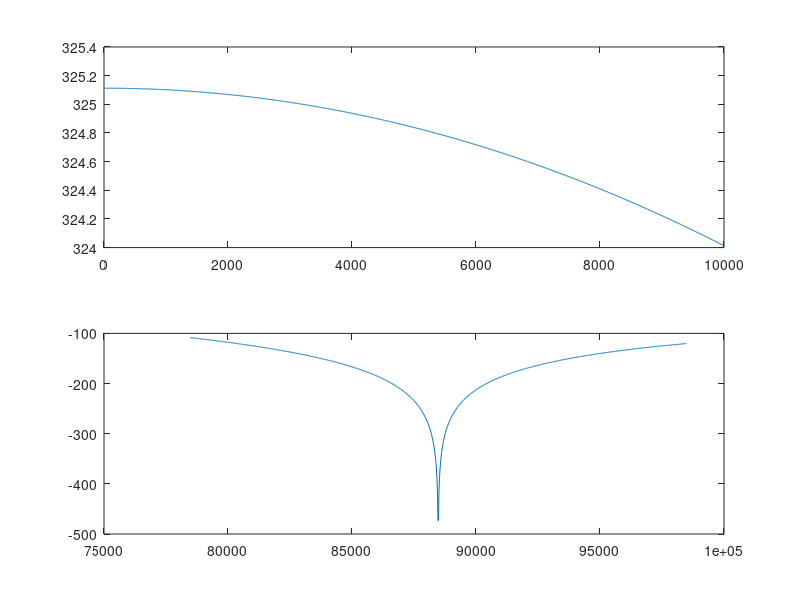
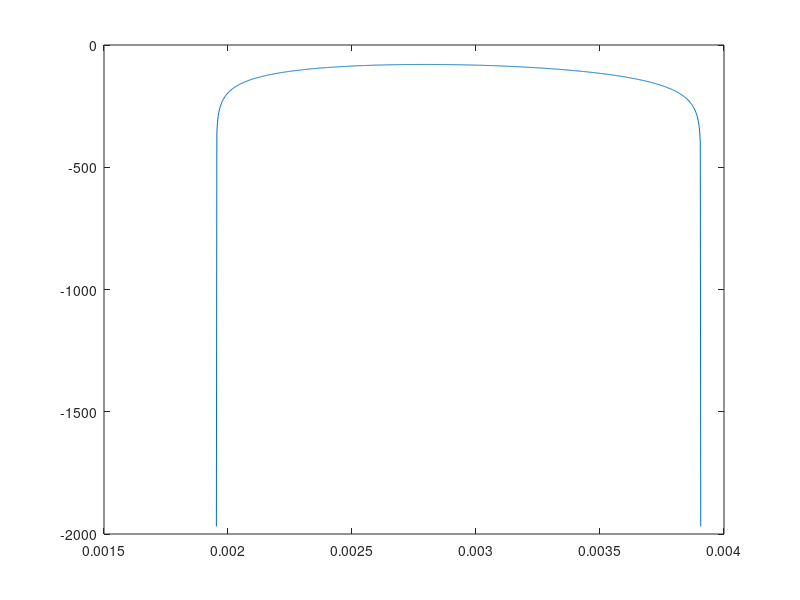

Reproduce these figures in MATLAB, in order. (Note: this script raises an error after producing the figures.)
close all;
clear;
%%%%%% CIC parametros %%%%%%
M=1;%retardo antes de restar(en el comb)
N=6;%etapas CIC
R=512;%decimacion
fs=90.6e6/2;%4096*10e3;%frec sampling
%frec salida 160e3
fp=10e3/fs;%frec corte normalizada a fs; en este caso fs=4096*20e3, fp=20e3
fo=1/R;%centro primer zona de alias normalizada a fs (es el M-esimo cero)
f1=1/(M*R);%primer cero
Fs = fs; % frec sampling
Bin=1; %bits entrada
Bout=16; %bits salida recortado

Fo = 0.99*R*fp; % frecuencia de corte normalizada a fs/R

%%%%%%% fir2 parametros %%%%%%
B = 16; % Cantidad bits coeficientes
L = 255; % Orden filtro
Window=kaiser(L+1,9); %ventana usada en el filtro fir
%con estos parametros atenua 87dB a partir de 22.2KHz
%otras ventanas: chebwin(L+1,90)

%% Graficos(comentar si molestan)
F=linspace(0,fp,1000);
Hmax=N*20*log(M*R)/log(10);
H=N*10*log((sin(pi*F*M*R)./sin(pi*F)).^2)/log(10);
figure(1);
subplot(2,1,1), plot(fs*F,H) %banda paso
Fa=linspace(fo-fp,fo+fp,1000);
Ha=N*10*log((sin(pi*Fa*M*R)./sin(pi*Fa)).^2)/log(10)-Hmax;
subplot(2,1,2), plot(fs*Fa,Ha) %primer zona alias, relativa a ganancia banda paso
F2=linspace(f1,2*f1,1000);
H2=N*10*log((sin(pi*F2*M*R)./sin(pi*F2)).^2)/log(10)-Hmax;
figure(2);
plot(F2,H2)%segundo lobulo, relativo a ganancia banda paso

%% calculo del alias
Fali=fo-fp;
Hali=(sin(pi*Fali*M*R)./(sin(pi*Fali))).^N;
PrimerAlias= 10*log(Hali^2)/log(10)-Hmax

%% atenuacion minima en banda atenuaci�n
fat=3/2*f1;
Hmin=(sin(pi*fat*M*R)./(sin(pi*fat))).^N;
Atmin= 10*log(Hmin^2)/log(10)-Hmax

%% Atenuacion m�xima banda paso(la recompone el fir)
Hfp=(sin(pi*fp*M*R)./(sin(pi*fp))).^N;
Atmax= 10*log(Hfp^2)/log(10)-Hmax

%% Recorte de bits por etapa en el filtro CIC
Bgr=ceil(N*log(R*M)/log(2)); %crecimiento bits (bits growth)
Bt=Bin+Bgr-Bout; %total de bits a descartar
sigma_t=sqrt(2^(2*Bt)/12); %ruido de cuantizaci�n si se los sacara todos los bits
%al final

F=zeros(1,2*N);
% Calculo de los Fj
for j=N+1:1:2*N %para 2*N-j+1 combs y ningun integrador
    h_sub_j=zeros(1,2*N+1-j+1+1);
    for k=0:(2*N+1-j)
        h_sub_j(k+1)=(-1)^k*nchoosek(2*N+1-j,k);
    end
    F(j)=sqrt(sum(h_sub_j.^2));
end

for j = N:-1:1  %para N-j+1 integradores y N combs
    h_sub_j=zeros(1,(R*M-1)*N + j -1+1);
    for k = 0:(R*M-1)*N + j -1
        for m = 0:floor(k/(R*M)) % Use "m" for loop variable
            Change_to_Result = (-1)^m*nchoosek(N, m)*nchoosek(N-j+k-R*M*m,k-R*M*m);
            h_sub_j(k+1) =  h_sub_j(k+1) + Change_to_Result;
        end % End "m" loop
    end % End "k" loop
    F(j) = sqrt(sum(h_sub_j.^2));
end % End "j" loop
%en los h_sub_j quedo el caso n=1, o sea los coeficientes del filtro

% cantidad de bits a descartar en cada etapa
B_descartar= [floor((-log(F)+log(sigma_t)+log(6/N)/2)/log(2)) Bt];
%el �ltimo es el total a descartar
B_descartar(B_descartar<0)=0;
B_descartar(1)=0;%descartar en el primer integrador produce un error enorme en la media
Bits_etapa=Bin+Bgr-B_descartar
E=2.^(B_descartar);
E(E==1)=0;%cuando B es cero el error es 0
media_error=((R*M)^N*E(1)/2+E(2*N)/2)/2^Bt % el primer sumando debe dar 0
desvio_error= sqrt(sum((E.*[F 1]).^2/12))/2^Bt


%% Filtro de compensaci�n FIR
p = 2e3; % Granularity
s = 0.25/p; % Step size

fpass = 0:s:Fo; % banda de paso
fstop = (Fo+s):s:0.5; % banda de atenuacion
f = [fpass fstop]*2; % vector frecuencia normalizada
Mp = ones(1,length(fpass)); % respuesta banda paso; Mp(1)=1
Mp(2:end) = abs( M*R*sin(pi*fpass(2:end)/R)./sin(pi*M*fpass(2:end))).^N;
Mf = [Mp zeros(1,length(fstop))];
f(end) = 1;
h = fir2(L,f,Mf,Window); %% Filter length L+1

% Redondeando a enteros
hz = h/max(abs(h));

%el maximo del valor absoluto era positivo o negativo?
abs_max_positive=0;%false
for i=1:1:length(hz)
    if hz(i)==1
        abs_max_positive=1;%true
    end
end


if abs_max_positive==1 %caso positivo(o ambos iguales)
    hz = round(hz*(power(2,B-1)-1));
else%caso negativo(solo)
    hz = round(hz*power(2,B-1));
end



FIRcomp_f=dfilt.dffir(hz);
%%CIC_f=dfilt.dffir(h_sub_j);
[H_FIR,W]=freqz(FIRcomp_f,1000);
freqz(FIRcomp_f);
H_CIC=(sin(W*M/2)./(sin(W/(2*R)))).^N;
figure(4);
plot(W*fs/R/2/pi,20*log(abs(H_CIC.*H_FIR))/log(10));
